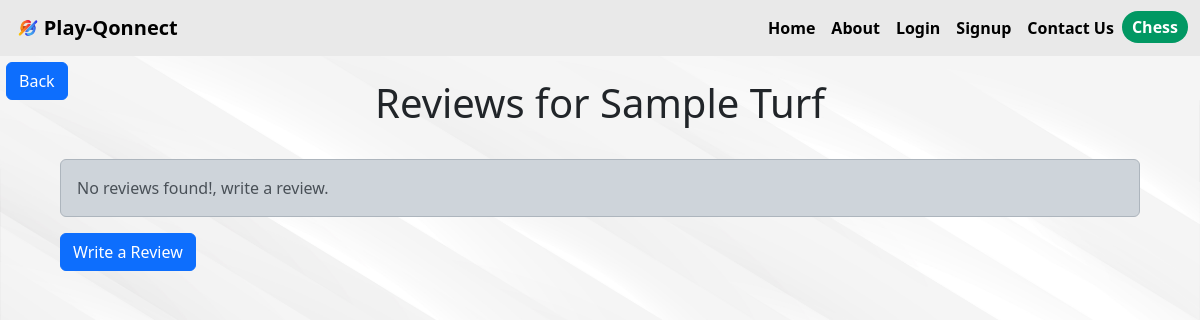
The app's page /turf/1/reviews, older data.
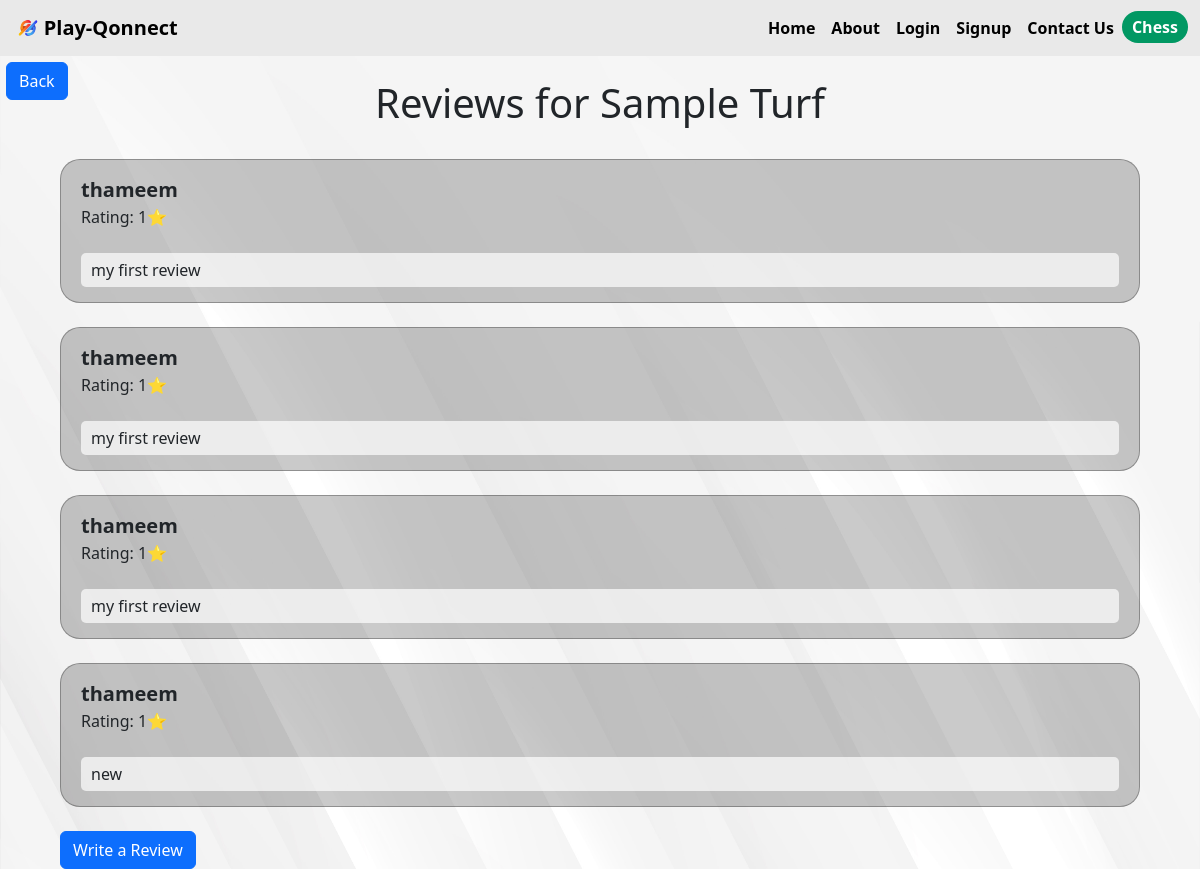
The same page, newer data.
### app.py (models this page shows)
class TurfReview(db.Model):
    id = db.Column(db.Integer, primary_key=True)
    turf_id = db.Column(db.Integer, db.ForeignKey('turf.id'), nullable=False)
    user_id = db.Column(db.Integer, db.ForeignKey('user.id'), nullable=False)
    rating = db.Column(db.Integer, nullable=False)
    review_text = db.Column(db.Text, nullable=False)
    user = db.relationship('User', backref='reviews')

class User(db.Model, UserMixin):
    id = db.Column(db.Integer, primary_key=True)
    username = db.Column(db.String(20), nullable=False, unique=True)
    email = db.Column(db.String(120), nullable=False, unique=True)
    password = db.Column(db.String(80), nullable=False)

### app.py (the view)
@app.route('/turf/<int:turf_id>/reviews')
def turf_reviews(turf_id):
    turf = Turf.query.get_or_404(turf_id)
    reviews = TurfReview.query.filter_by(turf_id=turf_id).options(joinedload(TurfReview.user)).all()
    return render_template('turf_reviews.html', turf=turf, reviews=reviews)

### templates/turf_reviews.html (shortened to what this page needs)
{% extends 'layout.html' %}  {% block body %}
<a
  class="btn btn-primary"
  style="margin: 0.5%"
  href="{{ url_for('dashboard') }}"
>
  Back
</a>
<div class="secbody">
  <h1 class="turfhead" style="margin-top: -2.5%">
    Reviews for {{ turf.turf_name }}
  </h1>
  <br />
  {% if reviews |length==0 %}
  <div class="alert alert-dark" role="alert">
    No reviews found!, write a review.
  </div>
  {% else %} {% for review in reviews %}
  <div class="smallsec">
    <div class="revname">{{review.user.username }}</div>
    Rating: {{ review.rating }}⭐<br /><br />
    <div class="revdesc">{{ review.review_text }}</div>
  </div>
  <br />
  {% endfor %} {% endif %}
  <a
    class="btn btn-primary"
    href="{{ url_for('write_review', turf_id=turf.id) }}"
    >Write a Review</a
  >
</div>
{% endblock body %}

Row changes from the older to the newer data that the page shows:
added TurfReview: user.username "thameem", rating "1", review_text "my first review"
added TurfReview: user.username "thameem", rating "1", review_text "my first review"
added TurfReview: user.username "thameem", rating "1", review_text "my first review"
added TurfReview: user.username "thameem", rating "1", review_text "new"
Text that changed along with them:
text no longer shown: "No reviews found!, write a review."
